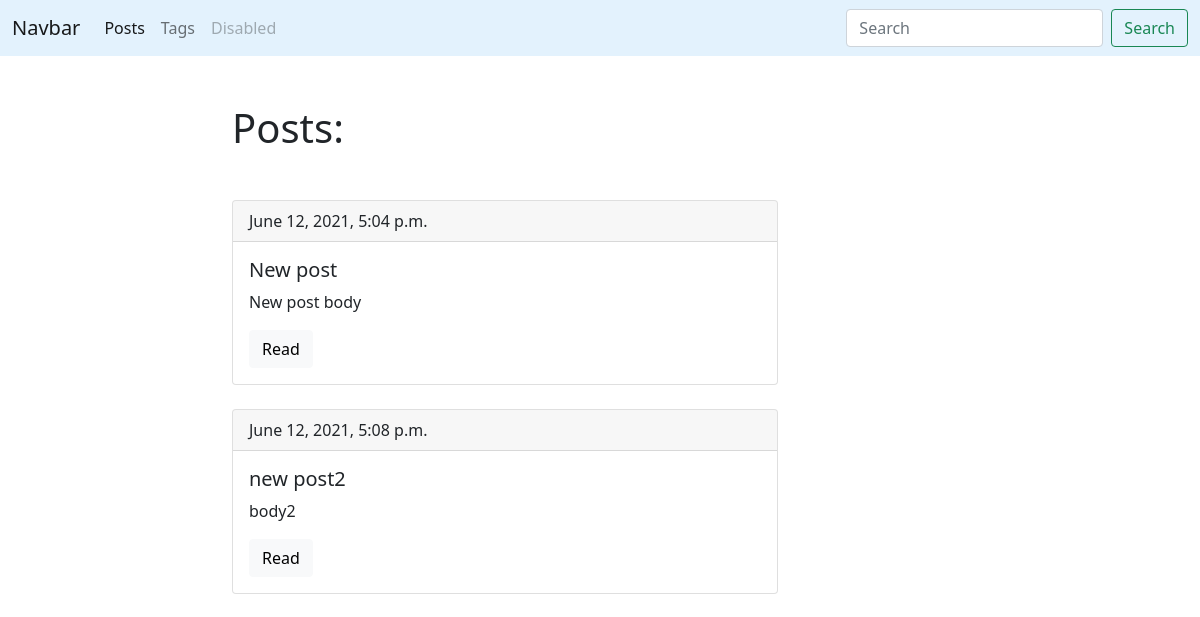
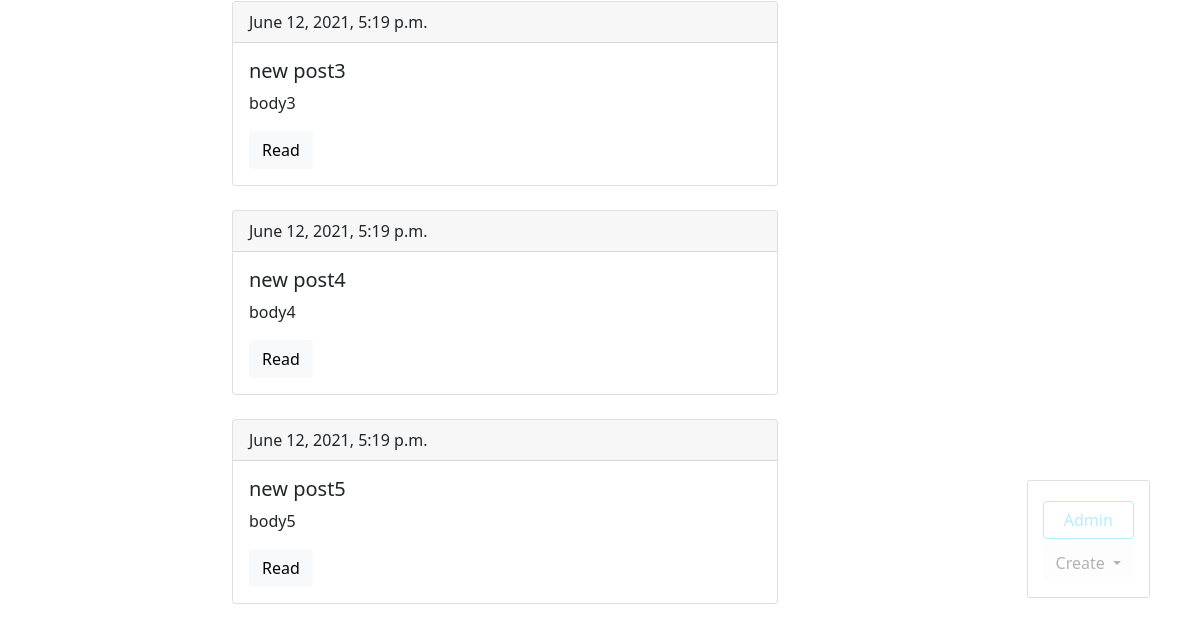
/blog/, run on an earlier commit of the app's database (2 pictures, top to bottom).
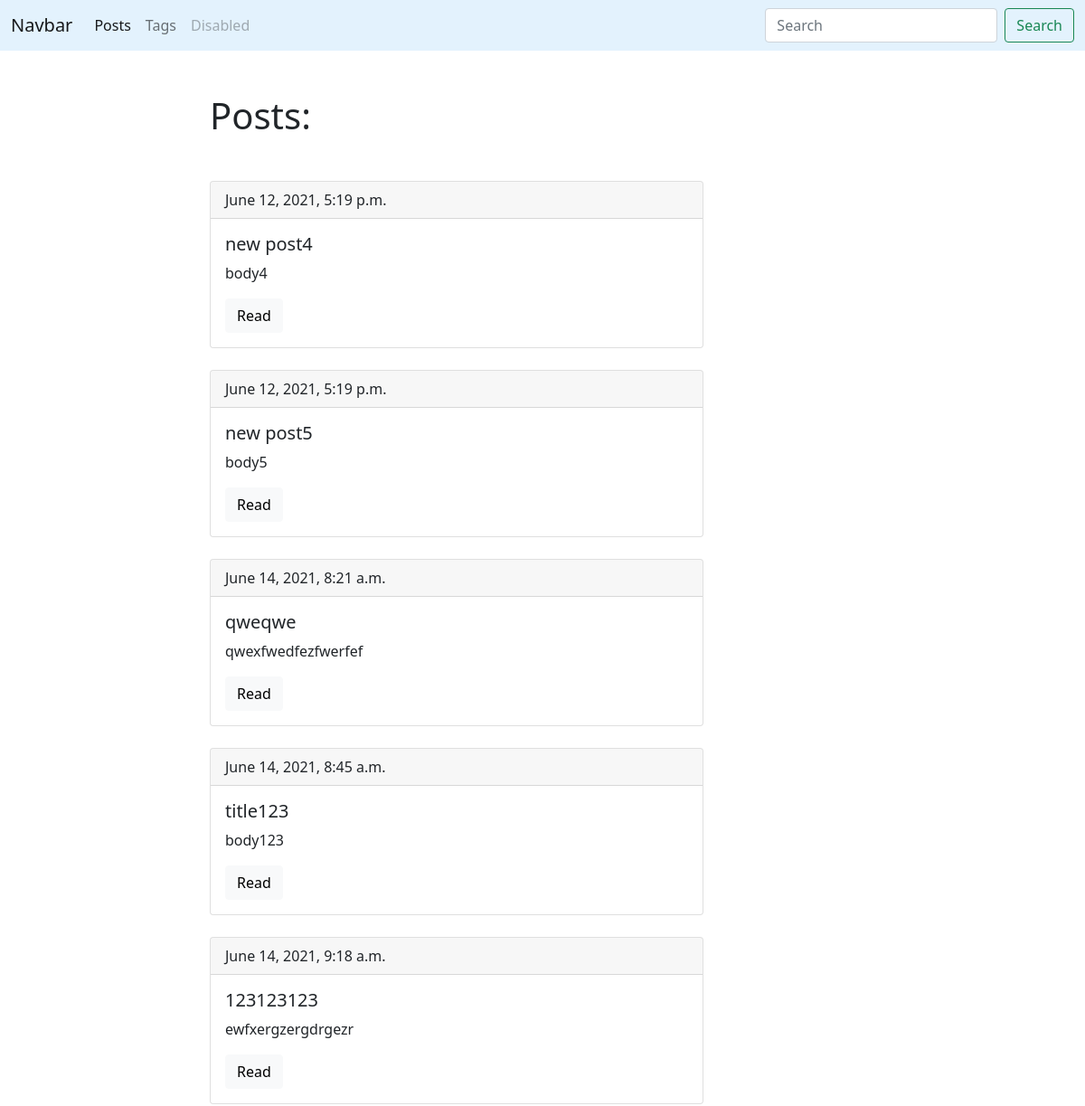
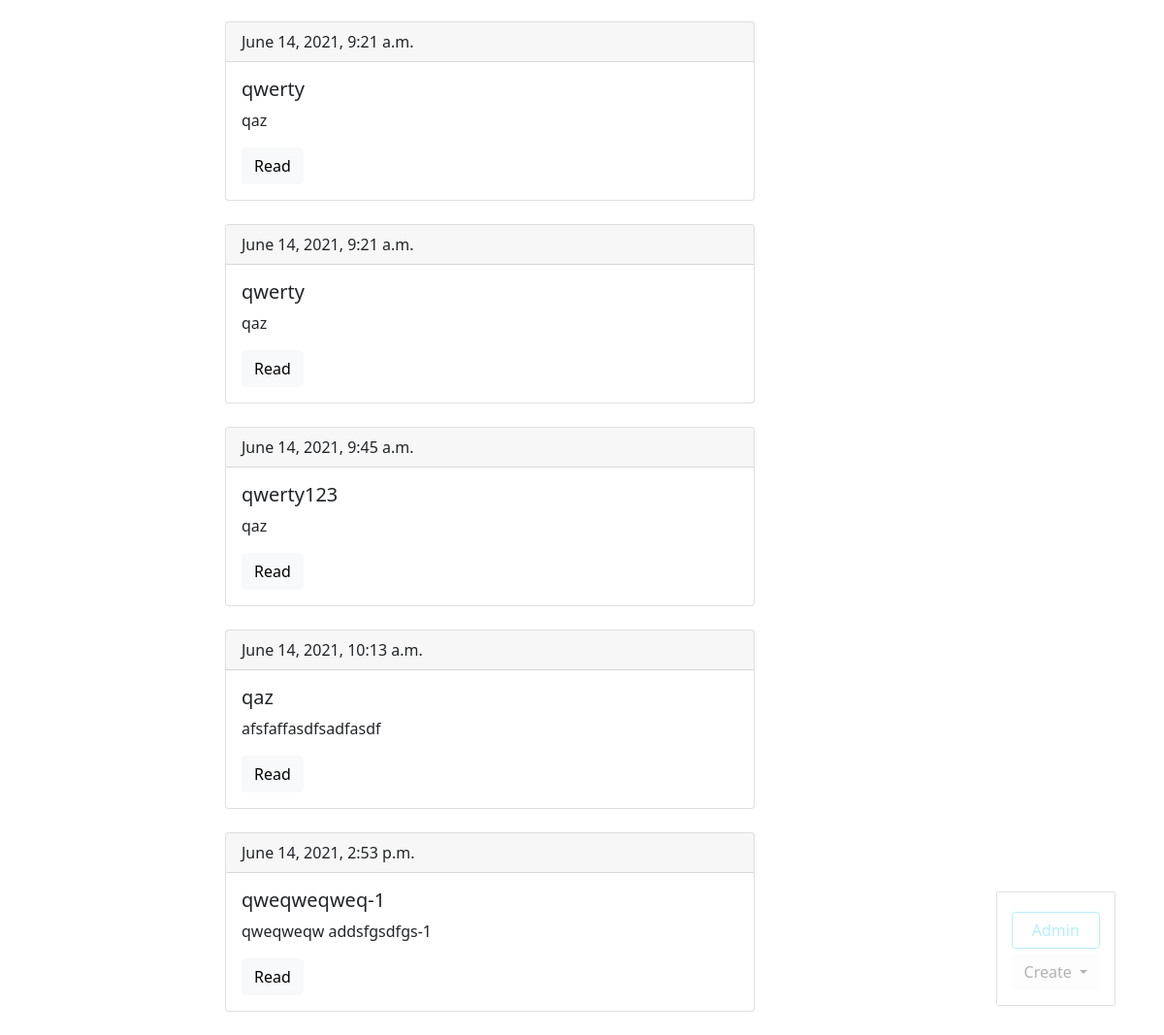
And on a later commit of the database (2 pictures, top to bottom).
### blog/models.py (models this page shows, shortened)
class Post(models.Model):
    title = models.CharField(max_length=150, db_index=True)
    slug = models.SlugField(max_length=150, blank=True, unique=True)
    body = models.TextField(blank=True, db_index=True)
    tags = models.ManyToManyField('Tag', blank=True, related_name='posts')
    date_pub = models.DateTimeField(auto_now_add=True)
    def get_absolute_url(self):
        return reverse('post_detail_url', kwargs={'slug': self.slug})

### blog/views.py (the view)
# urls.py: path('', posts_list, name='posts_list_url'),
def posts_list(request):
    posts = Post.objects.all()
    return render(request, 'blog/index.html', context={'posts': posts})

### blog/templates/blog/index.html (shortened to what this page needs)
{% extends 'blog/base_blog.html' %}
{% block content%}
    <h1 class="mb-5">Posts:</h1>
    {% for post in posts %}
        <div class="card mb-4">
            <div class="card-header">
                {{ post.date_pub }}
            </div>
            <div class="card-body">
                <h5 class="card-title">{{ post.title }}</h5>
                <p class="card-text">{{ post.body|truncatewords:15 }}</p>
                <a href="{{ post.get_absolute_url }}" class="btn btn-light">Read</a>
            </div>
        </div>
    {% endfor %}
{% endblock %}

### blog/templates/blog/base_blog.html (shortened to what this page needs)
{% extends "base.html" %}
{% block admin-panel%}
        <div class="btn-group">
          <button type="button" class="btn btn-light dropdown-toggle" data-bs-toggle="dropdown" aria-expanded="false">
            Create
          </button>
        </div>
{% endblock%}

### templates/base.html (shortened to what this page needs)
{% load static %}
<!DOCTYPE html>
<html lang="en">
<head>
    <link href="https://cdn.jsdelivr.net/npm/bootstrap@5.0.1/dist/css/bootstrap.min.css" rel="stylesheet">
    <link rel="stylesheet" href="{% static 'css/styles.css' %}">
</head>
<body>
<nav class="navbar navbar-expand-lg navbar-light" style="background-color: #e3f2fd;">
  <div class="container-fluid">
    <a class="navbar-brand" href="#">Navbar</a>
    <div class="collapse navbar-collapse" id="navbarSupportedContent">
      <ul class="navbar-nav me-auto mb-2 mb-lg-0">
        <li class="nav-item">
          <a class="nav-link active" aria-current="page" href="{% url 'posts_list_url' %}">Posts</a>
        </li>
        <li class="nav-item">
          <a class="nav-link" href="{% url 'tags_list_url' %}">Tags</a>
        </li>
        <li class="nav-item">
          <a class="nav-link disabled" href="#" tabindex="-1" aria-disabled="true">Disabled</a>
        </li>
      </ul>
      <form class="d-flex">
        <input class="form-control me-2" type="search" placeholder="Search" aria-label="Search">
        <button class="btn btn-outline-success" type="submit">Search</button>
      </form>
    </div>
  </div>
</nav>
    <div class="container mt-5">
        <div class="row">
            <div class="col-6 offset-md-2">
                {% block content%}{% endblock %}
            </div>
        </div>
    </div>
    <div class="admin-panel align-items-center">
        <a href="/admin" class="btn btn-outline-info">Admin</a>
        {% block admin-panel%}
        {% endblock %}
    </div>
</body>
</html>

### static/css/styles.css (style rules this page uses)
.admin-panel { border: 1px solid #999; border-radius: 2px; position: fixed; right: 50px; bottom: 30px; opacity: 0.3; padding: 15px; }
.admin-panel a { display: block; margin: 5px 0; }

What changed in the data, as far as the page shows it:
removed Post: date_pub "June 12, 2021, 5:04 p.m.", title "New post", body "New post body"
removed Post: date_pub "June 12, 2021, 5:08 p.m.", title "new post2", body "body2"
removed Post: date_pub "June 12, 2021, 5:19 p.m.", title "new post3", body "body3"
added Post: date_pub "June 14, 2021, 8:21 a.m.", title "qweqwe", body "qwexfwedfezfwerfef"
added Post: date_pub "June 14, 2021, 8:45 a.m.", title "title123", body "body123"
added Post: date_pub "June 14, 2021, 9:18 a.m.", title "123123123", body "ewfxergzergdrgezr"
added Post: date_pub "June 14, 2021, 9:21 a.m.", title "qwerty", body "qaz"
added Post: date_pub "June 14, 2021, 9:21 a.m.", title "qwerty", body "qaz"
added Post: date_pub "June 14, 2021, 9:45 a.m.", title "qwerty123", body "qaz"
added Post: date_pub "June 14, 2021, 10:13 a.m.", title "qaz", body "afsfaffasdfsadfasdf"
added Post: date_pub "June 14, 2021, 2:53 p.m.", title "qweqweqweq-1", body "qweqweqw addsfgsdfgs-1"
